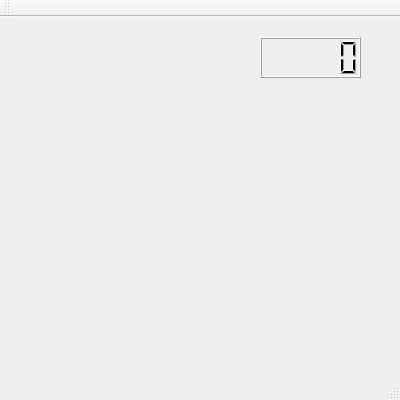
<?xml version="1.0" encoding="UTF-8"?>
<ui version="4.0">
 <class>MainWindow</class>
 <widget class="QMainWindow" name="MainWindow">
  <property name="geometry">
   <rect>
    <x>0</x>
    <y>0</y>
    <width>400</width>
    <height>400</height>
   </rect>
  </property>
  <property name="minimumSize">
   <size>
    <width>400</width>
    <height>400</height>
   </size>
  </property>
  <property name="maximumSize">
   <size>
    <width>400</width>
    <height>400</height>
   </size>
  </property>
  <property name="windowTitle">
   <string>MainWindow</string>
  </property>
  <property name="iconSize">
   <size>
    <width>400</width>
    <height>300</height>
   </size>
  </property>
  <widget class="QWidget" name="centralWidget">
   <widget class="QLCDNumber" name="lcdNumber">
    <property name="enabled">
     <bool>true</bool>
    </property>
    <property name="geometry">
     <rect>
      <x>260</x>
      <y>20</y>
      <width>101</width>
      <height>41</height>
     </rect>
    </property>
   </widget>
  </widget>
  <widget class="QMenuBar" name="menuBar">
   <property name="geometry">
    <rect>
     <x>0</x>
     <y>0</y>
     <width>400</width>
     <height>21</height>
    </rect>
   </property>
  </widget>
  <widget class="QToolBar" name="mainToolBar">
   <attribute name="toolBarArea">
    <enum>TopToolBarArea</enum>
   </attribute>
   <attribute name="toolBarBreak">
    <bool>false</bool>
   </attribute>
  </widget>
  <widget class="QStatusBar" name="statusBar"/>
 </widget>
 <layoutdefault spacing="6" margin="11"/>
 <resources/>
 <connections/>
</ui>
